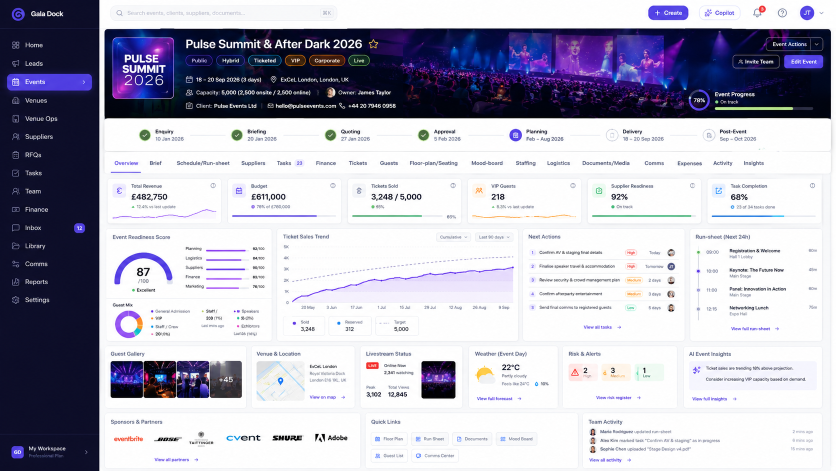
#> input picture working images redesign/ChatGPT Image Jun 30, 2026, 11_47_39 AM (1).png, 1672 x 941 px (shown at 1/2 size)
$ python band-diff.py '../working images redesign/ChatGPT Image Jun 30, 2026, 11_47_39 AM (1).png' '../working images redesign/ChatGPT Image Jun 30, 2026, 11_47_39 AM (10).png' 5 5
#> lines starting #> are read from the running program, lines starting #| are printed output that depends on the picture; after the words box and inside, x2 and y2 are one past the last pixel; in counts of white or black regions, pixels touching at a corner belong together
# Horizontal-band breakdown of pixel difference for the left story panel and right side.
# Usage: python scripts/band-diff.py <reference.png> <current.png> split_x [band=60]
import sys
import numpy as np
from PIL import Image
a = np.asarray(Image.open(sys.argv[1]).convert("RGB"), dtype=np.float32)
b = np.asarray(Image.open(sys.argv[2]).convert("RGB"), dtype=np.float32)
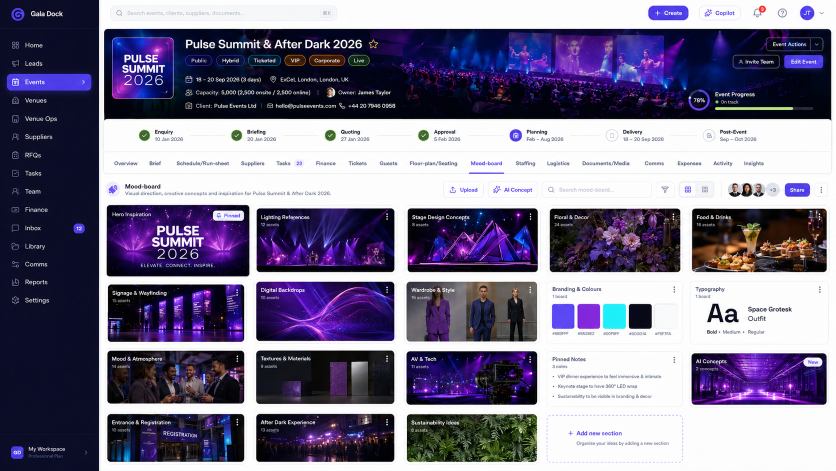
#> input picture working images redesign/ChatGPT Image Jun 30, 2026, 11_47_39 AM (10).png, 1672 x 941 px (shown at 1/2 size)
sx = int(sys.argv[3]); band = int(sys.argv[4]) if len(sys.argv) > 4 else 60
h = min(a.shape[0], b.shape[0]); a, b = a[:h], b[:h]; d = a - b
#> after `h = min(a.shape[0], b.shape[0])`: h = 941
#> after `d = a - b`:
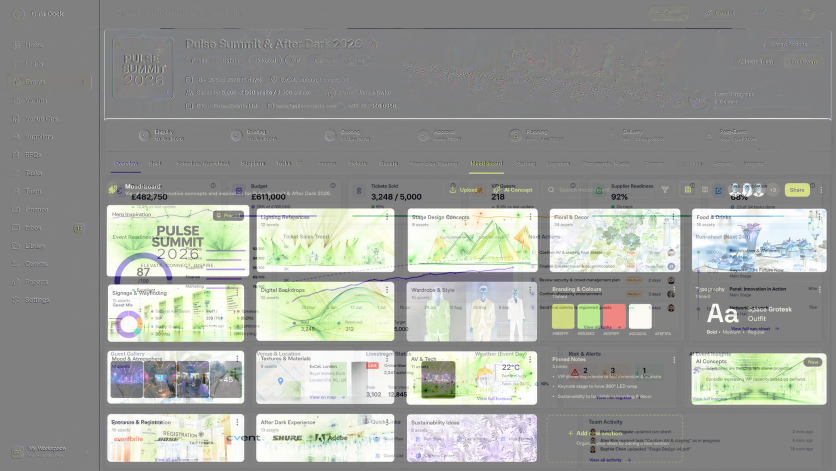
#> d: shape (941, 1672, 3) float32 (shown at 1/2 size); mean R, G, B 55.7, 60.5, 50.6; drawn with min black and max white
y = d[..., 0]*0.29889531 + d[..., 1]*0.58662247 + d[..., 2]*0.11448223
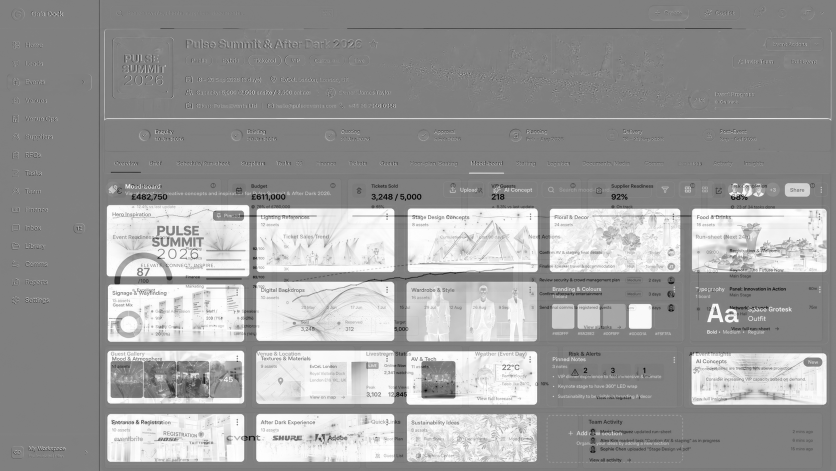
#> y: shape (941, 1672) float32 (shown at 1/2 size); min -255, max 255, mean 58.1; drawn with min black and max white
i = d[..., 0]*0.59597799 - d[..., 1]*0.27417610 - d[..., 2]*0.32180189
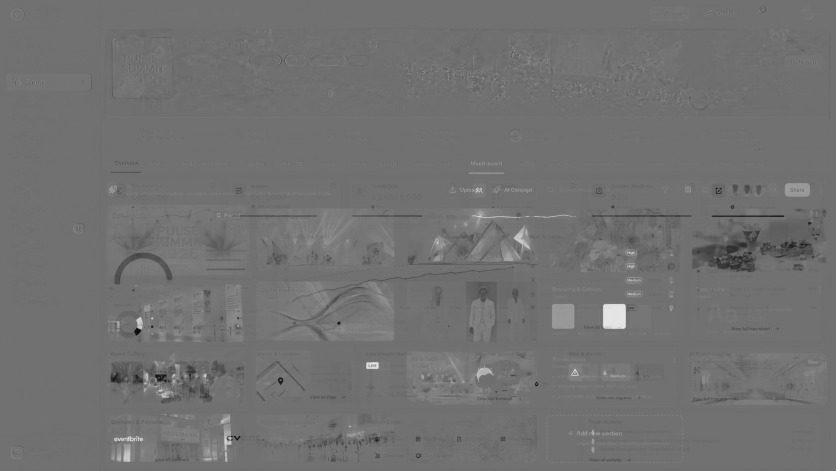
#> i: shape (941, 1672) float32 (shown at 1/2 size); min -125.8, max 157.4, mean 0.3; drawn with min black and max white
q = d[..., 0]*0.21147017 - d[..., 1]*0.52261711 + d[..., 2]*0.31114694
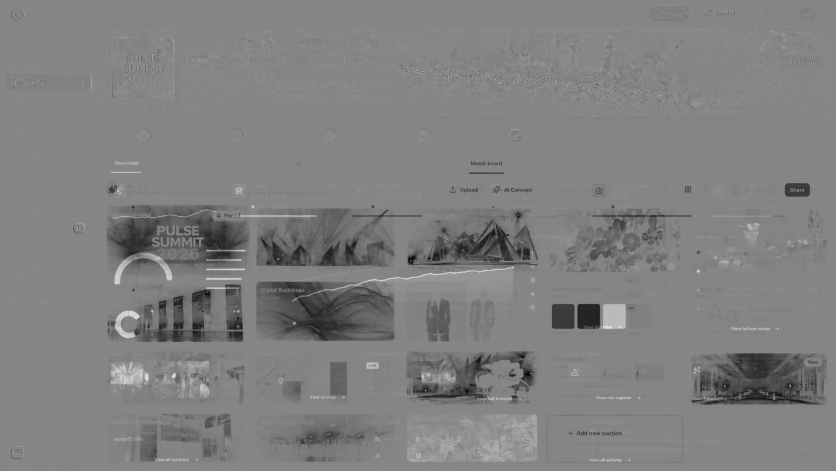
#> q: shape (941, 1672) float32 (shown at 1/2 size); min -103.3, max 94.36, mean -4.1; drawn with min black and max white
bad = (0.5053*y*y + 0.299*i*i + 0.1957*q*q) > 35215*0.01
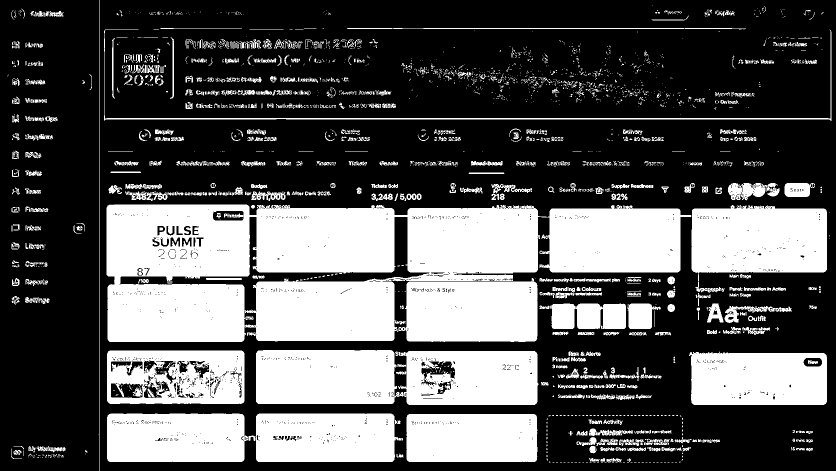
#> bad: shape (941, 1672) bool (shown at 1/2 size); 34.3% white; 2150 white regions (1586 under 20 px), largest, box (x1, y1, x2, y2) and area: (213, 409, 1383, 684) 241718, (512, 700, 1077, 810) 56232, (1383, 410, 1654, 546) 34699
tot = bad.size
#> tot = 1573352
for y0 in range(0, h, band):
    L, R = bad[y0:y0+band, :sx], bad[y0:y0+band, sx:]
    print(f"y {y0:4d}  left {100*L.mean():5.1f}% ({100*L.sum()/tot:4.2f}pp)  right {100*R.mean():5.1f}% ({100*R.sum()/tot:4.2f}pp)")
#> this loop made 189 passes
#| y    0  left   0.0% (0.00pp)  right   0.1% (0.00pp)
#| y    5  left   0.0% (0.00pp)  right   0.1% (0.00pp)
#| y   10  left   0.0% (0.00pp)  right   0.1% (0.00pp)
#| y   15  left   0.0% (0.00pp)  right   0.4% (0.00pp)
#| y   20  left   0.0% (0.00pp)  right   3.9% (0.02pp)
#| y   25  left   0.0% (0.00pp)  right   7.6% (0.04pp)
#| y   30  left   0.0% (0.00pp)  right   2.5% (0.01pp)
#| y   35  left   0.0% (0.00pp)  right   1.2% (0.01pp)
#> (further printed lines are left out)
